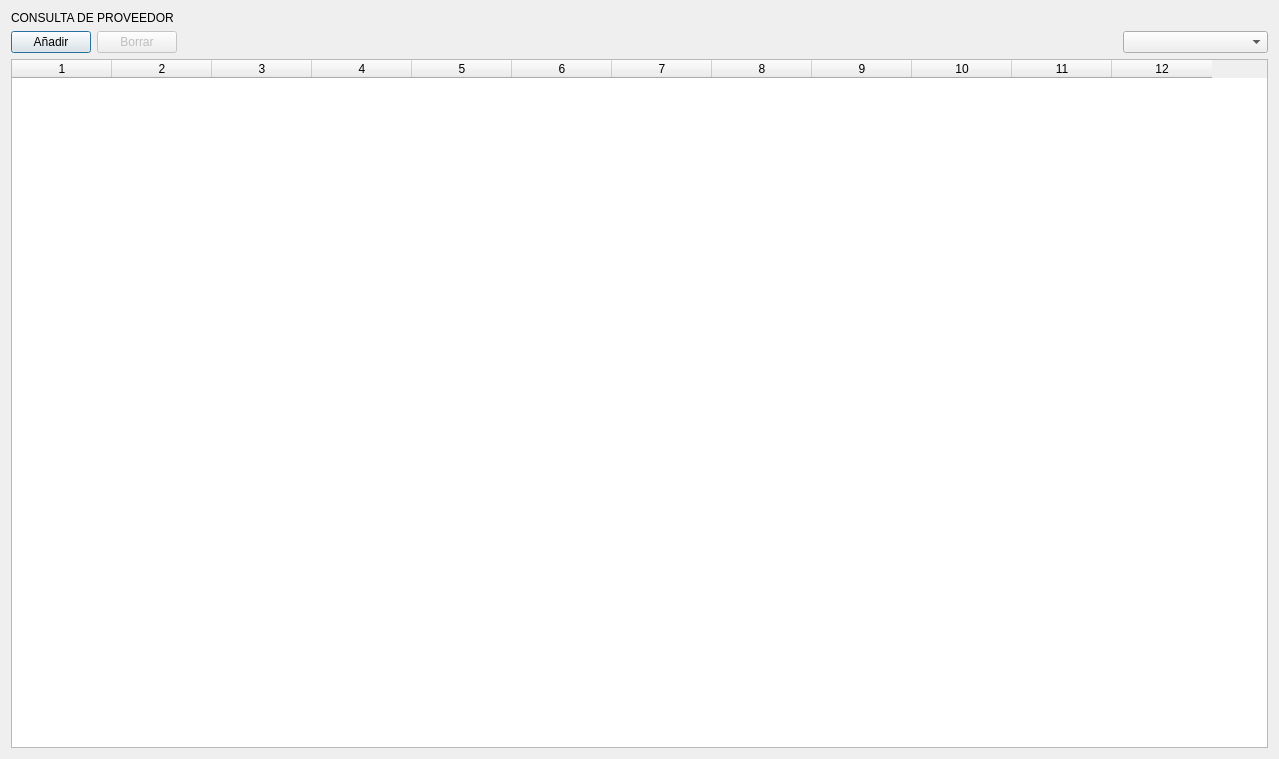
<?xml version="1.0" encoding="UTF-8"?>
<ui version="4.0">
 <class>Dialog</class>
 <widget class="QDialog" name="Dialog">
  <property name="geometry">
   <rect>
    <x>0</x>
    <y>0</y>
    <width>1279</width>
    <height>759</height>
   </rect>
  </property>
  <property name="sizePolicy">
   <sizepolicy hsizetype="Preferred" vsizetype="Preferred">
    <horstretch>0</horstretch>
    <verstretch>0</verstretch>
   </sizepolicy>
  </property>
  <property name="windowTitle">
   <string>Consulta de Proveedores</string>
  </property>
  <layout class="QGridLayout" name="gridLayout">
   <item row="0" column="0">
    <layout class="QVBoxLayout" name="verticalLayout">
     <item>
      <widget class="QLabel" name="labelConsulta">
       <property name="styleSheet">
        <string notr="true">
font: 75 20pt &quot;MS Shell Dlg 2&quot;;</string>
       </property>
       <property name="text">
        <string>CONSULTA DE PROVEEDOR</string>
       </property>
      </widget>
     </item>
     <item>
      <layout class="QHBoxLayout" name="horizontalLayout">
       <item>
        <widget class="QPushButton" name="buttonAdd">
         <property name="sizePolicy">
          <sizepolicy hsizetype="Fixed" vsizetype="Fixed">
           <horstretch>0</horstretch>
           <verstretch>0</verstretch>
          </sizepolicy>
         </property>
         <property name="text">
          <string>Añadir</string>
         </property>
        </widget>
       </item>
       <item>
        <widget class="QPushButton" name="buttonDel">
         <property name="enabled">
          <bool>false</bool>
         </property>
         <property name="sizePolicy">
          <sizepolicy hsizetype="Fixed" vsizetype="Fixed">
           <horstretch>0</horstretch>
           <verstretch>0</verstretch>
          </sizepolicy>
         </property>
         <property name="text">
          <string>Borrar</string>
         </property>
        </widget>
       </item>
       <item>
        <spacer name="horizontalSpacer">
         <property name="orientation">
          <enum>Qt::Horizontal</enum>
         </property>
         <property name="sizeType">
          <enum>QSizePolicy::Expanding</enum>
         </property>
         <property name="sizeHint" stdset="0">
          <size>
           <width>388</width>
           <height>20</height>
          </size>
         </property>
        </spacer>
       </item>
       <item>
        <widget class="QComboBox" name="comboFiltro">
         <property name="sizePolicy">
          <sizepolicy hsizetype="Fixed" vsizetype="Fixed">
           <horstretch>0</horstretch>
           <verstretch>0</verstretch>
          </sizepolicy>
         </property>
         <property name="minimumSize">
          <size>
           <width>145</width>
           <height>0</height>
          </size>
         </property>
        </widget>
       </item>
      </layout>
     </item>
     <item>
      <widget class="QTableWidget" name="tableProveedor">
       <property name="sizeAdjustPolicy">
        <enum>QAbstractScrollArea::AdjustToContents</enum>
       </property>
       <property name="selectionBehavior">
        <enum>QAbstractItemView::SelectRows</enum>
       </property>
       <property name="sortingEnabled">
        <bool>true</bool>
       </property>
       <property name="columnCount">
        <number>12</number>
       </property>
       <column/>
       <column/>
       <column/>
       <column/>
       <column/>
       <column/>
       <column/>
       <column/>
       <column/>
       <column/>
       <column/>
       <column/>
      </widget>
     </item>
    </layout>
   </item>
  </layout>
 </widget>
 <resources/>
 <connections/>
</ui>
